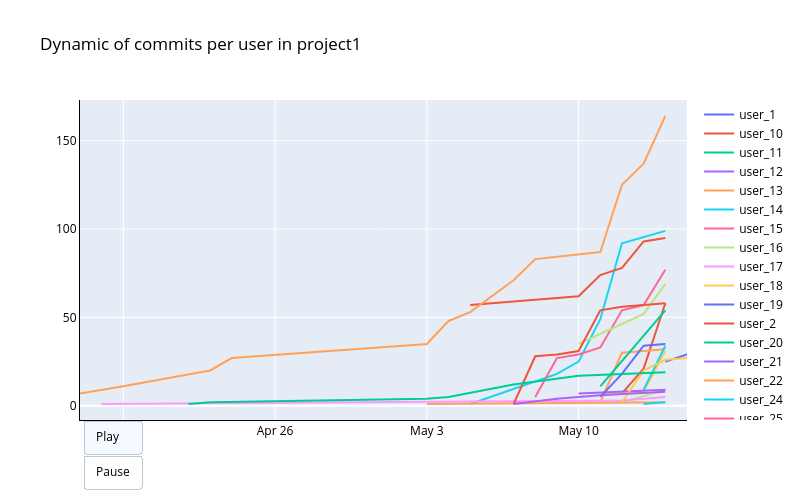

The cell this chart's notebook holds for it:
### Markdown cell above
3. Построение графика.

### Code cell
fig = go.Figure()

unique_dates = sorted(df_grouped['date'].unique())
users = df_grouped['uid'].unique()

for user in users:
    user_data = df_grouped[df_grouped['uid'] == user]
    fig.add_trace(go.Scatter(
        x=user_data['date'],
        y=user_data['cumulative_commits'],
        mode='lines',
        name=user,
        line=dict(width=2)
    ))

frames = []
for date in unique_dates:
    frame_data = []
    for user in users:
        user_data = df_grouped[(df_grouped['uid'] == user) & (df_grouped['date'] <= date)]
        frame_data.append(go.Scatter(
            x=user_data["date"],
            y=user_data["cumulative_commits"],
            mode='lines+markers',
            name=user,
            line=dict(width=2),
            marker=dict(size=6)
        ))

    frames.append(go.Frame(
        data=frame_data,
        name=str(date)
    ))

fig.frames = frames

fig.update_layout(
    updatemenus=[{
        "buttons": [
            {
                "args": [None, {"frame": {"duration": 500, "redraw": True}, "fromcurrent": True}],
                "label": "Play",
                "method": "animate"
            },
            {
                "args": [[None], {"frame": {"duration": 0, "redraw": False}, "mode": "immediate"}],
                "label": "Pause", 
                "method": "animate"
            }
        ],
        "type": "buttons",
        "x": 0.1,
        "y": 0,
    }]
)

fig.update_layout(
    title="Dynamic of commits per user in project1",
    plot_bgcolor='light gray',
    paper_bgcolor='white',
    font=dict(color='black', size=12),
    xaxis=dict(
        showgrid=True,
        gridcolor='white',
        showline=True,
        linecolor='black'
    ),
    yaxis=dict(
        showgrid=True, 
        gridcolor='white',
        showline=True,
        linecolor='black'
    ),
    showlegend=True,
    height=500,
    width=800
)


fig.show()

### Figure 1 — Plotly figure (JSON) as saved in the notebook; plotly's stock layout.template omitted (floating-point values rounded to 4 significant figures)
{"data": [{"line": {"width": 2}, "mode": "lines", "name": "user_1", "type": "scatter", "x": ["2020-05-14"], "y": [11]}, {"line": {"width": 2}, "mode": "lines", "name": "user_10", "type": "scatter", "x": ["2020-05-12", "2020-05-13", "2020-05-14"], "y": [7, 21, 58]}, {"line": {"width": 2}, "mode": "lines", "name": "user_11", "type": "scatter", "x": ["2020-05-03"], "y": [1]}, {"line": {"width": 2}, "mode": "lines", "name": "user_12", "type": "scatter", "x": ["2020-05-14"], "y": [4]}, {"line": {"width": 2}, "mode": "lines", "name": "user_13", "type": "scatter", "x": ["2020-05-11", "2020-05-12", "2020-05-14"], "y": [2, 30, 32]}, {"line": {"width": 2}, "mode": "lines", "name": "user_14", "type": "scatter", "x": ["2020-05-05", "2020-05-09", "2020-05-10", "2020-05-11", "2020-05-12", "2020-05-14"], "y": [1, 18, 25, 49, 92, 99]}, {"line": {"width": 2}, "mode": "lines", "name": "user_15", "type": "scatter", "x": ["2020-05-14"], "y": [3]}, {"line": {"width": 2}, "mode": "lines", "name": "user_16", "type": "scatter", "x": ["2020-05-12", "2020-05-14"], "y": [2, 9]}, {"line": {"width": 2}, "mode": "lines", "name": "user_17", "type": "scatter", "x": ["2020-04-18", "2020-05-12", "2020-05-14"], "y": [1, 3, 5]}, {"line": {"width": 2}, "mode": "lines", "name": "user_18", "type": "scatter", "x": ["2020-05-11", "2020-05-13", "2020-05-14"], "y": [7, 8, 31]}, {"line": {"width": 2}, "mode": "lines", "name": "user_19", "type": "scatter", "x": ["2020-05-14", "2020-05-15"], "y": [25, 29]}, {"line": {"width": 2}, "mode": "lines", "name": "user_2", "type": "scatter", "x": ["2020-05-05", "2020-05-06", "2020-05-10", "2020-05-11", "2020-05-12", "2020-05-13", "2020-05-14"], "y": [57, 58, 62, 74, 78, 93, 95]}, {"line": {"width": 2}, "mode": "lines", "name": "user_20", "type": "scatter", "x": ["2020-05-11", "2020-05-14"], "y": [11, 54]}, {"line": {"width": 2}, "mode": "lines", "name": "user_21", "type": "scatter", "x": ["2020-05-10", "2020-05-14"], "y": [7, 9]}, {"line": {"width": 2}, "mode": "lines", "name": "user_22", "type": "scatter", "x": ["2020-05-03", "2020-05-14"], "y": [1, 2]}, {"line": {"width": 2}, "mode": "lines", "name": "user_24", "type": "scatter", "x": ["2020-05-13", "2020-05-14"], "y": [9, 34]}, {"line": {"width": 2}, "mode": "lines", "name": "user_25", "type": "scatter", "x": ["2020-05-08", "2020-05-09", "2020-05-10", "2020-05-11", "2020-05-12", "2020-05-13", "2020-05-14"], "y": [5, 27, 29, 33, 54, 57, 77]}, {"line": {"width": 2}, "mode": "lines", "name": "user_26", "type": "scatter", "x": ["2020-05-10", "2020-05-13", "2020-05-14"], "y": [35, 52, 69]}, {"line": {"width": 2}, "mode": "lines", "name": "user_27", "type": "scatter", "x": ["2020-05-14"], "y": [8]}, {"line": {"width": 2}, "mode": "lines", "name": "user_28", "type": "scatter", "x": ["2020-05-12", "2020-05-13", "2020-05-14", "2020-05-15"], "y": [2, 20, 26, 27]}, {"line": {"width": 2}, "mode": "lines", "name": "user_29", "type": "scatter", "x": ["2020-05-11", "2020-05-12", "2020-05-13", "2020-05-14"], "y": [5, 18, 34, 35]}, {"line": {"width": 2}, "mode": "lines", "name": "user_3", "type": "scatter", "x": ["2020-05-07", "2020-05-08", "2020-05-09", "2020-05-10", "2020-05-11", "2020-05-12", "2020-05-14"], "y": [1, 28, 29, 31, 54, 56, 58]}, {"line": {"width": 2}, "mode": "lines", "name": "user_30", "type": "scatter", "x": ["2020-04-22", "2020-04-23", "2020-05-03", "2020-05-04", "2020-05-07", "2020-05-10", "2020-05-14"], "y": [1, 2, 4, 5, 12, 17, 19]}, {"line": {"width": 2}, "mode": "lines", "name": "user_31", "type": "scatter", "x": ["2020-05-07", "2020-05-09", "2020-05-11", "2020-05-14"], "y": [1, 4, 6, 8]}, {"line": {"width": 2}, "mode": "lines", "name": "user_4", "type": "scatter", "x": ["2020-04-17", "2020-04-19", "2020-04-23", "2020-04-24", "2020-05-03", "2020-05-04", "2020-05-05", "2020-05-07", "2020-05-08", "2020-05-11", "2020-05-12", "2020-05-13", "2020-05-14"], "y": [7, 11, 20, 27, 35, 48, 53, 71, 83, 87, 125, 137, 164]}, {"line": {"width": 2}, "mode": "lines", "name": "user_6", "type": "scatter", "x": ["2020-05-13", "2020-05-14"], "y": [1, 2]}, {"line": {"width": 2}, "mode": "lines", "name": "user_8", "type": "scatter", "x": ["2020-05-14"], "y": [8]}], "layout": {"font": {"color": "black", "size": 12}, "height": 500, "paper_bgcolor": "white", "plot_bgcolor": "light gray", "showlegend": true, "title": {"text": "Dynamic of commits per user in project1"}, "updatemenus": [{"buttons": [{"args": [null, {"frame": {"duration": 500, "redraw": true}, "fromcurrent": true}], "label": "Play", "method": "animate"}, {"args": [[null], {"frame": {"duration": 0, "redraw": false}, "mode": "immediate"}], "label": "Pause", "method": "animate"}], "type": "buttons", "x": 0.1, "y": 0}], "width": 800, "xaxis": {"gridcolor": "white", "linecolor": "black", "showgrid": true, "showline": true}, "yaxis": {"gridcolor": "white", "linecolor": "black", "showgrid": true, "showline": true}}}
